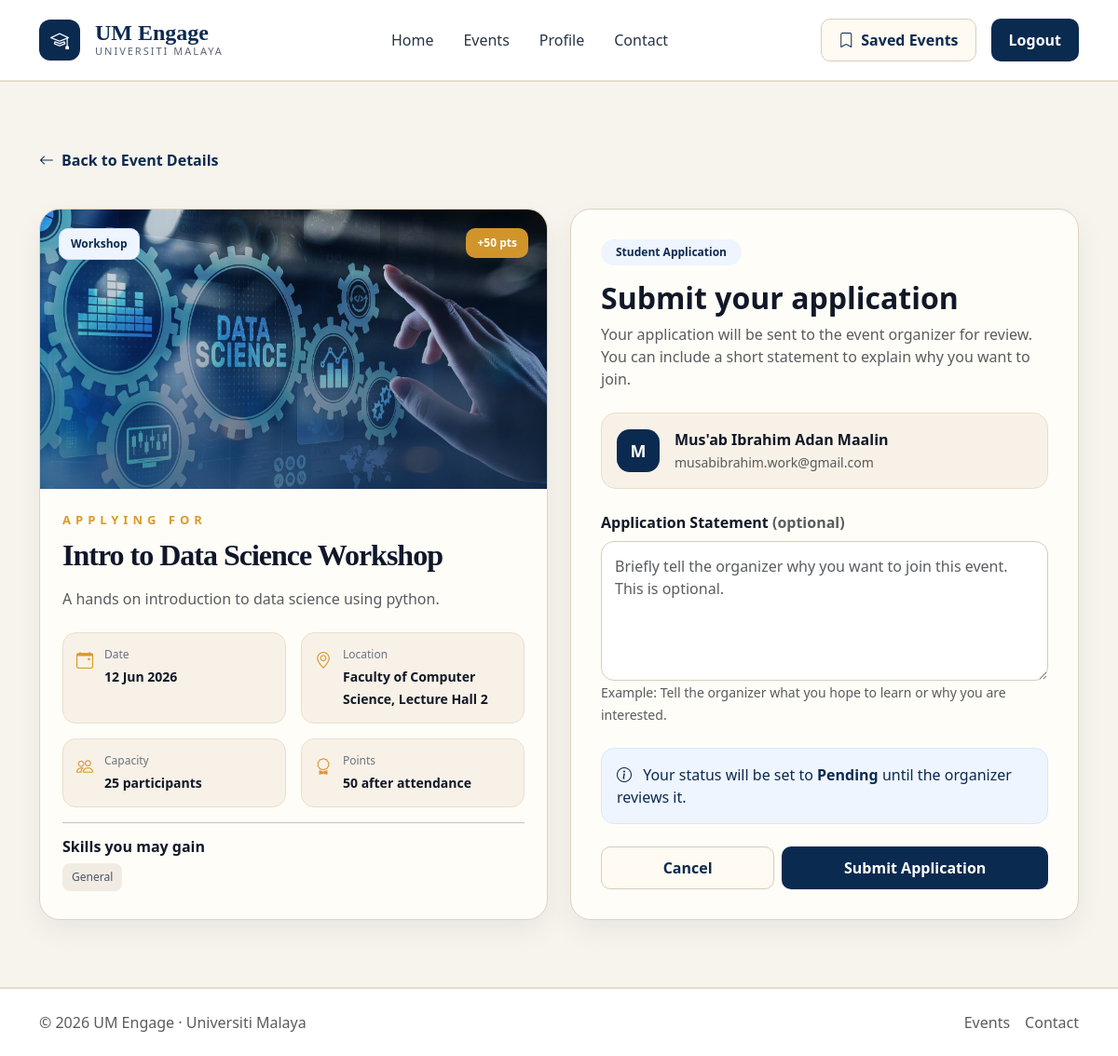
Before: /applications/apply/3/ (signed in) with the older database file.
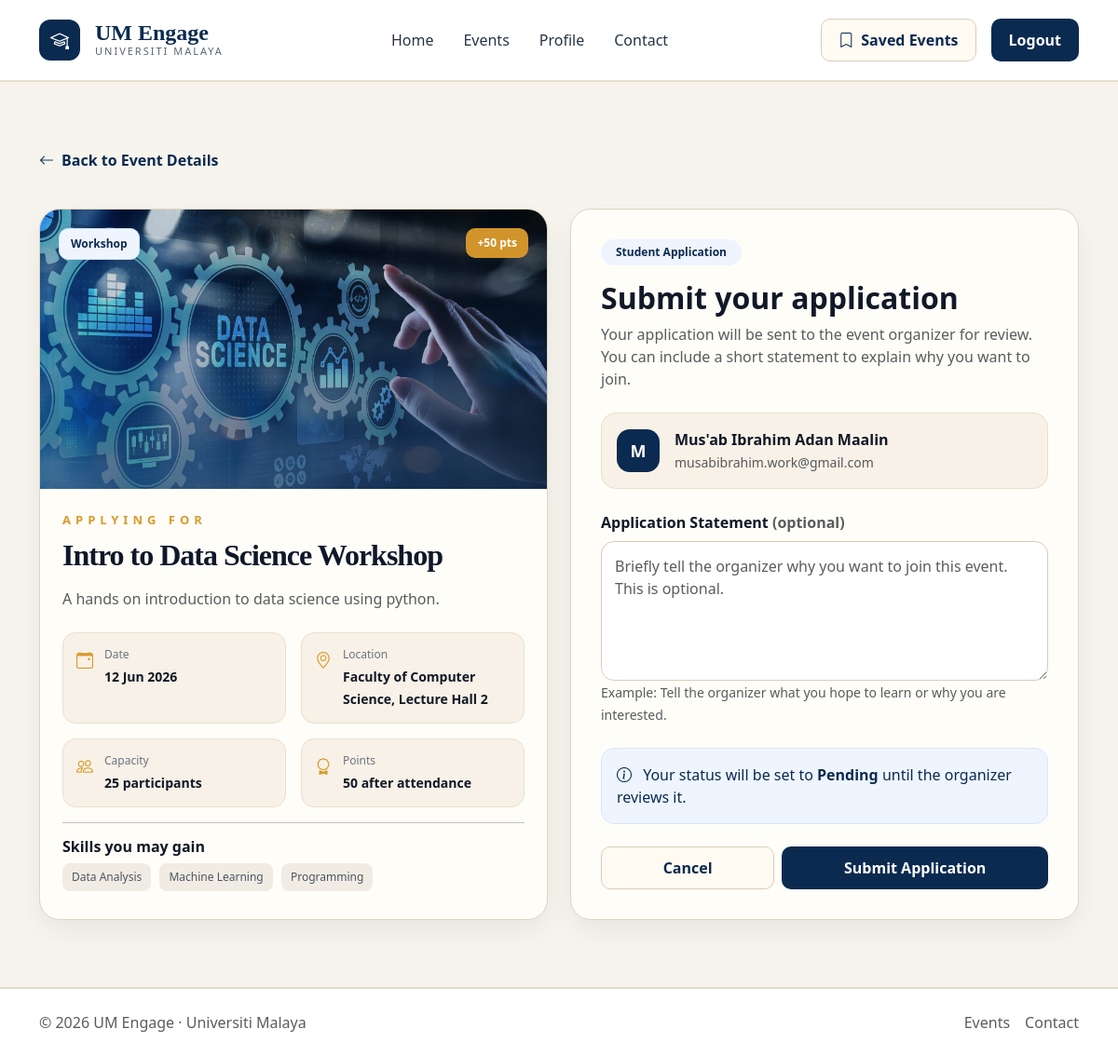
After: the same page with the newer database file.
### core/models.py (models this page shows, shortened)
class SkillTag(models.Model):
    name = models.CharField(max_length=100, unique=True)
    class Meta:
        ordering = ['name']

### event_applications/views.py (the view)
# urls.py: path('apply/<int:event_id>/', views.apply_event, name='apply_event'),
@student_required
def apply_event(request, event_id):
    event = get_object_or_404(
        Event,
        id=event_id,
        event_approval_status='Approved'
    )
    existing_application = Application.objects.filter(
        application_applicant=request.user
    ).filter(
        application_event=event
    ).first()
    if not existing_application:
        existing_application = Application.objects.filter(
            application_applicant=request.user,
            event_ID=event
        ).first()
    if existing_application:
        messages.info(request, 'You have already applied for this event.')
        return redirect('event_discovery:event_detail', event_id=event.id)
    approved_count = Application.objects.filter(
        Q(application_event=event) | Q(event_ID=event),
        application_status='Approved'
    ).count()
    if event.event_capacity and approved_count >= event.event_capacity:
        messages.error(request, 'This event has reached its capacity.')
        return redirect('event_discovery:event_detail', event_id=event.id)
    if request.method == 'POST':
        form = ApplicationForm(request.POST)
        if form.is_valid():
            application = form.save(commit=False)
            application.application_event = event
            application.event_ID = event
            application.application_applicant = request.user
            application.application_status = 'Pending'
            application.save()
            messages.success(request, 'Your application has been submitted successfully. Your status is now pending.')
            return redirect('event_discovery:event_detail', event_id=event.id)
    else:
        form = ApplicationForm()
    return render(request, 'event_applications/apply_event.html', {
        'form': form,
        'event': event
    })

### event_applications/forms.py
class ApplicationForm(forms.ModelForm):
    class Meta:
        model = Application
        fields = ['application_statement']
        widgets = {
            'application_statement': forms.Textarea(attrs={
                'class': 'form-control',
                'rows': 5,
                'placeholder': 'Briefly tell the organizer why you want to join this event. This is optional.'
            }),
        }
        labels = {
            'application_statement': 'Application Statement'
        }

### core/models.py (called while the page is built)
    @property
    def skill_list(self):
        if not self.skill_tags:
            return []
        if hasattr(self.skill_tags, 'all'):
            return [tag.name for tag in self.skill_tags.all()]
        return [skill.strip() for skill in self.skill_tags.split(',') if skill.strip()]

### event_applications/templates/event_applications/apply_event.html (shortened to what the changed rows need)
{% extends "event_discovery/public_base.html" %}
{% load static %}
{% static "event_discovery/images/banner1.png" as fallback_image %}
{% block content %}
<section class="section-soft py-5">
    <div class="container py-4">
        <div class="row g-4 mt-3 align-items-stretch">
            <div class="col-lg-6">
                <div class="apply-event-preview">
                    <div class="p-4">
                        <h2 class="display-title mb-3">
                            {{ event.event_title }}
                        </h2>
                        <div>
                            {% for skill in event.skill_list %}
                                <span class="skill-pill">{{ skill }}</span>
                            {% empty %}
                                <span class="skill-pill">General</span>
                            {% endfor %}
                        </div>
                    </div>
                </div>
            </div>
            <div class="col-lg-6">
                <div class="apply-form-card">
                    <h2 class="fw-bold mb-2">Submit your application</h2>
                </div>
            </div>
        </div>
    </div>
</section>
{% endblock %}

Changed rows visible on the page:
added SkillTag: skill_list "Data Analysis"
added SkillTag: skill_list "Machine Learning"
added SkillTag: skill_list "Programming"
Other visible differences:
text no longer shown: "General"
